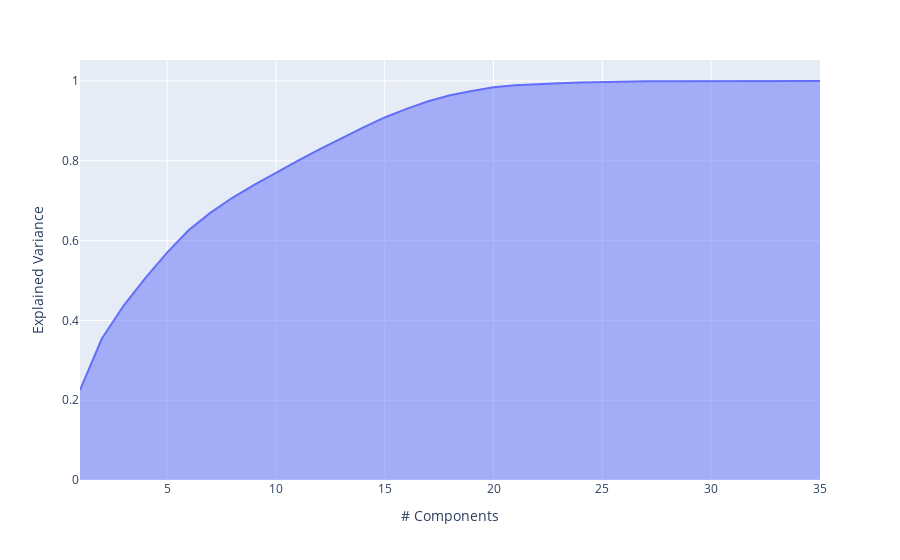

Source (notebook cell):
### Code cell
exp_var_cumul = np.cumsum(pca.explained_variance_ratio_)

px.area(
    x=range(1, exp_var_cumul.shape[0] + 1),
    y=exp_var_cumul,
    labels={"x": "# Components", "y": "Explained Variance"}
)

### Figure 1 — Plotly figure (JSON) as saved in the notebook; plotly's stock layout.template omitted (floating-point values rounded to 4 significant figures)
{"data": [{"hovertemplate": "# Components=%{x}<br>Explained Variance=%{y}<extra></extra>", "legendgroup": "", "line": {"color": "#636efa"}, "mode": "lines", "name": "", "orientation": "v", "showlegend": false, "stackgroup": "1", "type": "scatter", "x": [1, 2, 3, 4, 5, 6, 7, 8, 9, 10, 11, 12, 13, 14, 15, 16, 17, 18, 19, 20, 21, 22, 23, 24, 25, 26, 27, 28, 29, 30, 31, 32, 33, 34, 35], "xaxis": "x", "y": [0.2256, 0.354, 0.4367, 0.5062, 0.5698, 0.6266, 0.67, 0.7073, 0.7395, 0.7703, 0.7997, 0.8286, 0.8564, 0.8831, 0.9086, 0.9302, 0.9491, 0.9643, 0.9752, 0.9845, 0.9893, 0.9924, 0.9945, 0.9961, 0.9977, 0.9987, 0.9992, 0.9994, 0.9996, 0.9997, 0.9998, 0.9999, 0.9999, 1.0, 1.0], "yaxis": "y"}], "layout": {"legend": {"tracegroupgap": 0}, "margin": {"t": 60}, "xaxis": {"anchor": "y", "domain": [0, 1], "title": {"text": "# Components"}}, "yaxis": {"anchor": "x", "domain": [0, 1], "title": {"text": "Explained Variance"}}}}
